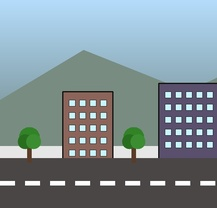
#> input picture lab6/assets/pan1.jpg, 217 x 208 px, shrunk from 520 x 500 before the run
$ python task5_panorama.py
#> lines starting #> are read from the running program, lines starting #| are printed output that depends on the picture
"""
Task 5: Panoramic Image Stitching Using SIFT
===========================================
Technique: SIFT Interest Point Detection + BFMatcher + Lowe's Ratio Test +
           RANSAC Homography Mapping + Perspective Warping & Seam Blending.

Problem Statement:
- Create a seamless wide-angle panoramic view by aligning and stitching multiple
  overlapping camera panning shots.
- Overcome camera panning rotation, perspective foreshortening, and brightness transitions.

Parameters chosen and rationale:
- SIFT descriptor (128-d): Captures local gradient distributions invariant to rotation and scale.
- Lowe's Ratio Test (0.75): Preserves high-confidence feature matches while filtering ambiguous descriptors.
- RANSAC Homography (reprojection error = 5.0): Calculates projective mapping matrix H between
  adjacent image coordinate planes while filtering spurious correspondence outliers.
- Seamless Compositing: Merges warped layers without clipping overlapping regions.
"""

import cv2
import numpy as np
import matplotlib.pyplot as plt

def stitch_pair(img_left, img_right, ratio=0.75, ransac_thr=5.0):
    gl = cv2.cvtColor(img_left, cv2.COLOR_BGR2GRAY)
    gr = cv2.cvtColor(img_right, cv2.COLOR_BGR2GRAY)

    sift = cv2.SIFT_create()
    k1, d1 = sift.detectAndCompute(gr, None)  # right image
    k2, d2 = sift.detectAndCompute(gl, None)  # left image (target plane)

    if d1 is None or d2 is None:
        raise ValueError("Could not extract SIFT descriptors from images.")

    matcher = cv2.BFMatcher(cv2.NORM_L2)
    raw_matches = matcher.knnMatch(d1, d2, k=2)

    good = [m for m, n in raw_matches if len((m, n)) == 2 and m.distance < ratio * n.distance]
    if len(good) < 4:
        raise RuntimeError(f"Insufficient good matches ({len(good)}) between pair.")

    src_pts = np.float32([k1[m.queryIdx].pt for m in good]).reshape(-1, 1, 2)
    dst_pts = np.float32([k2[m.trainIdx].pt for m in good]).reshape(-1, 1, 2)

    H, mask = cv2.findHomography(src_pts, dst_pts, cv2.RANSAC, ransac_thr)
    inliers = int(mask.sum()) if mask is not None else 0

    h1, w1 = img_left.shape[:2]
    h2, w2 = img_right.shape[:2]

    # Canvas dimensions to hold composite
    pano_w = w1 + w2
    pano_h = max(h1, h2)

    warped_right = cv2.warpPerspective(img_right, H, (pano_w, pano_h))

    # Blend: paste left image over warped canvas
    mask_left = np.any(img_left > 0, axis=-1)
    pano = warped_right.copy()
    pano[0:h1, 0:w1][mask_left] = img_left[mask_left]

    # Crop trailing empty black columns
    gray_pano = cv2.cvtColor(pano, cv2.COLOR_BGR2GRAY)
    cols = np.where(gray_pano.sum(axis=0) > 0)[0]
    if len(cols) > 0:
        pano = pano[:, :cols[-1] + 1]

    # Draw match correspondences for visualization
    match_vis = cv2.drawMatches(img_right, k1, img_left, k2, good[:40], None,
                                matchesMask=mask.ravel().tolist()[:40] if mask is not None else None,
                                flags=cv2.DrawMatchesFlags_NOT_DRAW_SINGLE_POINTS)

    return pano, H, inliers, len(good), match_vis

def create_panorama(image_paths=["assets/pan1.jpg", "assets/pan2.jpg", "assets/pan3.jpg"],
                    output_plot_path="task5_panorama_output.png",
                    output_stitched_path="task5_panorama_stitched.png"):
#> called with output_plot_path = 'task5_panorama_output.png', output_stitched_path = 'task5_panorama_stitched.png'
    imgs = [cv2.imread(p) for p in image_paths]
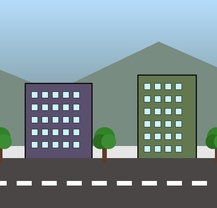
#> input picture lab6/assets/pan2.jpg, 217 x 208 px, shrunk from 520 x 500 before the run
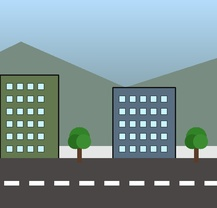
#> input picture lab6/assets/pan3.jpg, 217 x 208 px, shrunk from 520 x 500 before the run
#> imgs = 3 items
    for i, im in enumerate(imgs):
        if im is None:
            raise FileNotFoundError(f"Cannot load image {image_paths[i]}")
#> this loop made 3 passes

    print(f"Stitching {len(imgs)} panning captures into a single panoramic image...")
#> (printed output is left out)

    pano = imgs[0]
#> pano is the input picture: shape (208, 217, 3); mean B, G, R 148.7, 143, 127.6
    stats = []
    match_visualizations = []

    for i in range(1, len(imgs)):
        nxt = imgs[i]
        pano, H, inliers, n_good, match_vis = stitch_pair(pano, nxt)
        stats.append({"pair": f"Image {i} -> Image {i+1}", "good": n_good, "inliers": inliers})
        match_visualizations.append(match_vis)
        print(f" - Stitched Image {i} and {i+1}: {n_good} matches, {inliers} RANSAC inliers.")
#> this loop made 2 passes
#> (raw_matches in stitch_pair, good in stitch_pair, inliers, h1 in stitch_pair, w1 in stitch_pair, h2 in stitch_pair, w2 in stitch_pair, pano_w in stitch_pair) on passes 1 to 2: (475 matches, 184 matches, 64, 208, 217, 208, 217, 434), (521 matches, 187 matches, 29, 208, 351, 208, 217, 568)
#|  - Stitched Image 1 and 2: 184 matches, 64 RANSAC inliers.
#|  - Stitched Image 2 and 3: 187 matches, 29 RANSAC inliers.
#> pass 1, in stitch_pair, `gl = cv2.cvtColor(img_left, cv2.COLOR_BGR2GRAY)`:
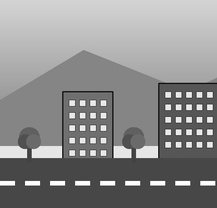
#> gl: shape (208, 217); min 11, max 255, mean 139.1
#> pass 1, in stitch_pair, `gr = cv2.cvtColor(img_right, cv2.COLOR_BGR2GRAY)`:
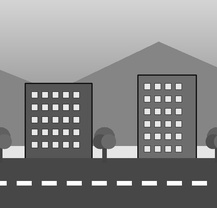
#> gr: shape (208, 217); min 8, max 255, mean 135.4
#> pass 1, in stitch_pair, `warped_right = cv2.warpPerspective(img_right, H, (pano_w, pano_h))`:
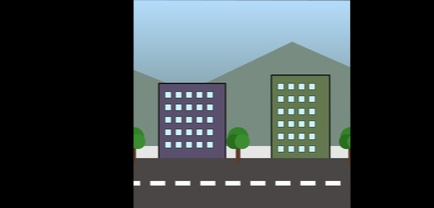
#> warped_right: shape (208, 434, 3); mean B, G, R 71.5, 70.1, 61.2
#> after the loop:
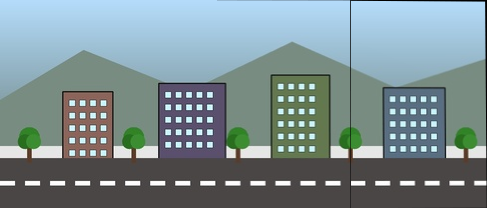
#> pano: shape (208, 487, 3); mean B, G, R 145.9, 142.4, 124.6
#> after the loop, match_visualizations = 2 items; stats = 2 items

    cv2.imwrite(output_stitched_path, pano)

    # Visualization plot using GridSpec
    from matplotlib.gridspec import GridSpec
    fig = plt.figure(figsize=(16, 12))
    gs = GridSpec(3, 3, figure=fig)

    # 1. Input panning shots
    for i, im in enumerate(imgs):
        ax = fig.add_subplot(gs[0, i])
        ax.imshow(cv2.cvtColor(im, cv2.COLOR_BGR2RGB))
        ax.set_title(f"Panning Input {i+1}: {image_paths[i].split('/')[-1]}", fontsize=11, fontweight="bold")
        ax.axis("off")

    # 2. Pairwise SIFT Matches
    ax_m1 = fig.add_subplot(gs[1, :2])
    ax_m1.imshow(cv2.cvtColor(match_visualizations[0], cv2.COLOR_BGR2RGB))
    ax_m1.set_title(f"SIFT Inlier Correspondences ({stats[0]['pair']})", fontsize=11, fontweight="bold")
    ax_m1.axis("off")

    if len(match_visualizations) > 1:
        ax_m2 = fig.add_subplot(gs[1, 2])
        ax_m2.imshow(cv2.cvtColor(match_visualizations[1], cv2.COLOR_BGR2RGB))
        ax_m2.set_title(f"SIFT Inliers ({stats[1]['pair']})", fontsize=11, fontweight="bold")
        ax_m2.axis("off")

    # 3. Final Panorama
    ax_p = fig.add_subplot(gs[2, :])
    ax_p.imshow(cv2.cvtColor(pano, cv2.COLOR_BGR2RGB))
    ax_p.set_title(f"Final Stitched Panorama ({pano.shape[1]}x{pano.shape[0]} px)", fontsize=13, fontweight="bold")
    ax_p.axis("off")

    plt.tight_layout()
    plt.savefig(output_plot_path, dpi=150, bbox_inches="tight")
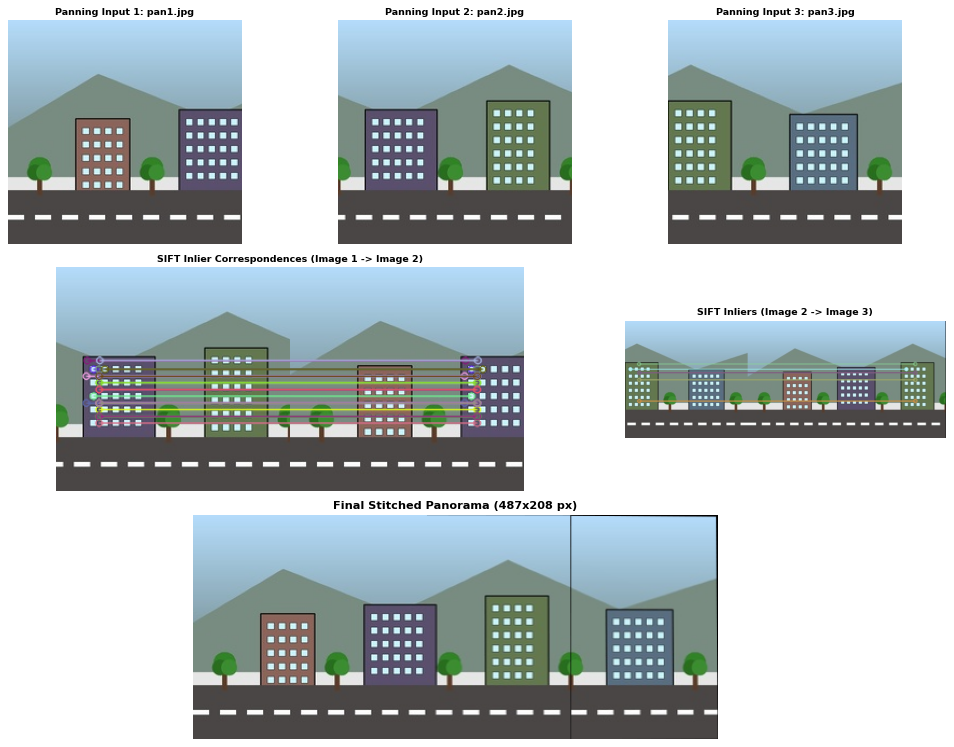
#> figure drawn by matplotlib, 6 panels
    plt.close()

    print(f"Task 5 Complete: Final panorama size: {pano.shape[1]}x{pano.shape[0]} pixels.")
#| Task 5 Complete: Final panorama size: 487x208 pixels.
    print(f"Saved visualization: {output_plot_path}")
    print(f"Saved stitched image: {output_stitched_path}")
    return pano

if __name__ == "__main__":
    create_panorama()
